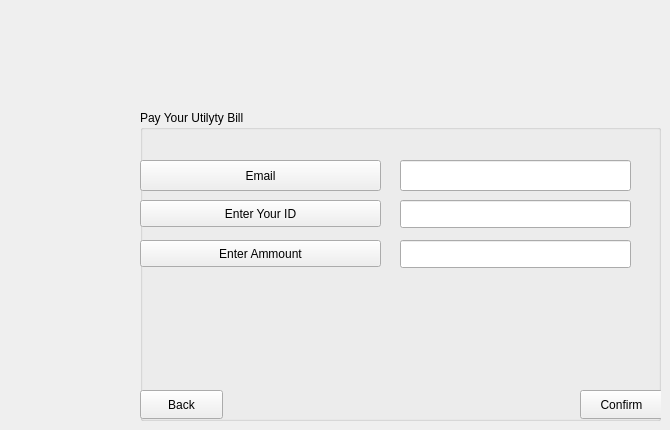
    <widget class="QWidget" name="Pay_Bill">
     <widget class="QGroupBox" name="groupBox_9">
      <property name="geometry">
       <rect>
        <x>140</x>
        <y>110</y>
        <width>521</width>
        <height>311</height>
       </rect>
      </property>
      <property name="title">
       <string>Pay Your Utilyty Bill</string>
      </property>
      <widget class="QToolButton" name="toolButton_41">
       <property name="geometry">
        <rect>
         <x>0</x>
         <y>90</y>
         <width>241</width>
         <height>27</height>
        </rect>
       </property>
       <property name="text">
        <string>Enter Your ID</string>
       </property>
      </widget>
      <widget class="QToolButton" name="toolButton_43">
       <property name="geometry">
        <rect>
         <x>0</x>
         <y>130</y>
         <width>241</width>
         <height>27</height>
        </rect>
       </property>
       <property name="text">
        <string>Enter Ammount</string>
       </property>
      </widget>
      <widget class="QPushButton" name="Pay_Bill_2">
       <property name="geometry">
        <rect>
         <x>440</x>
         <y>280</y>
         <width>83</width>
         <height>29</height>
        </rect>
       </property>
       <property name="text">
        <string>Confirm</string>
       </property>
      </widget>
      <widget class="QPushButton" name="pushButton_54">
       <property name="geometry">
        <rect>
         <x>0</x>
         <y>280</y>
         <width>83</width>
         <height>29</height>
        </rect>
       </property>
       <property name="text">
        <string>Back</string>
       </property>
      </widget>
      <widget class="QLineEdit" name="lineEdit_16">
       <property name="geometry">
        <rect>
         <x>260</x>
         <y>90</y>
         <width>231</width>
         <height>28</height>
        </rect>
       </property>
      </widget>
      <widget class="QLineEdit" name="lineEdit_17">
       <property name="geometry">
        <rect>
         <x>260</x>
         <y>130</y>
         <width>231</width>
         <height>28</height>
        </rect>
       </property>
      </widget>
      <widget class="QPushButton" name="pushButton_28">
       <property name="geometry">
        <rect>
         <x>0</x>
         <y>50</y>
         <width>241</width>
         <height>31</height>
        </rect>
       </property>
       <property name="text">
        <string>Email</string>
       </property>
      </widget>
      <widget class="QLineEdit" name="lineEdit_3">
       <property name="geometry">
        <rect>
         <x>260</x>
         <y>50</y>
         <width>231</width>
         <height>31</height>
        </rect>
       </property>
      </widget>
     </widget>
    </widget>
